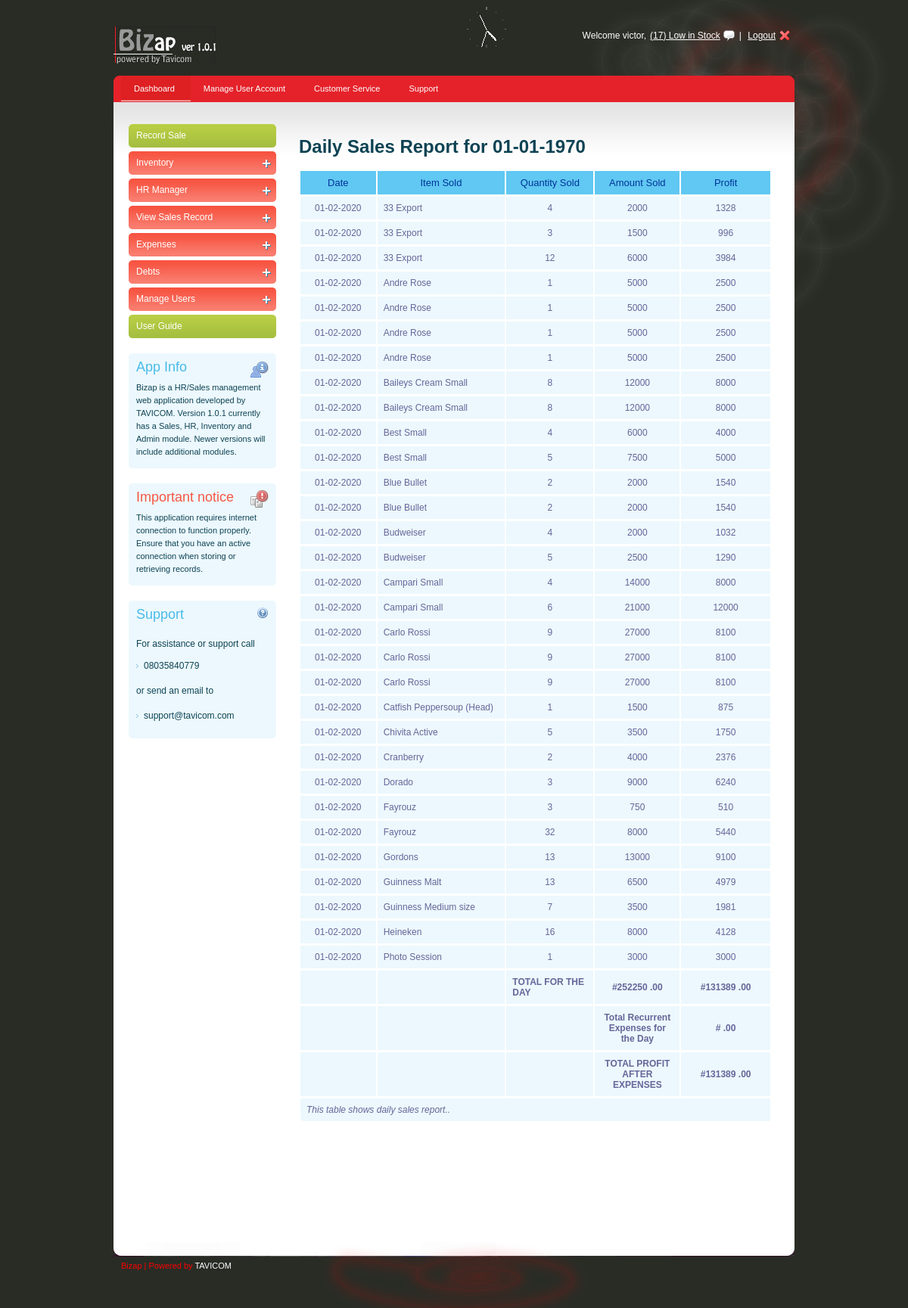
The page /salesreport.php?year=2020-02-01 (signed in) on the database its author committed.
### tables this page shows
CREATE TABLE IF NOT EXISTS `salesreport` (
  `item` varchar(100) NOT NULL,
  `qty` int(20) NOT NULL,
  `total` double NOT NULL,
  `fulldate` date NOT NULL,
  `profit` double NOT NULL
);

### salesreport.php (the view, shortened to what this page needs)
<?php session_start();
if(isset($_SESSION['validuser']))
{
	?>
<!DOCTYPE html PUBLIC "-//W3C//DTD XHTML 1.0 Transitional//EN" "http://www.w3.org/TR/xhtml1/DTD/xhtml1-transitional.dtd">
<html xmlns="http://www.w3.org/1999/xhtml">
<head>
<link rel="stylesheet" type="text/css" href="style.css" />
<link rel="stylesheet" type="text/css" media="all" href="niceforms-default.css" />
</head>
<body>
<div id="main_container">
	<?php include("header.inc");?>
    <div class="main_content">
                    <?php include("menunav.inc");?>
     <?php include("leftside.inc");?>
     <?php
	$dday = $_REQUEST['day'];
	$dmonth = $_REQUEST['month'];
	$dyear = $_REQUEST['year'];
	$fulldate = $dyear."-".$dmonth."-".$dday;
$fd = date($fulldate);
	$formattedfdate = date("d-m-Y", strtotime($fd));
	?>
    <div class="right_content">
     <h1>Daily Sales Report for <?php echo($formattedfdate); ?></h1>
<table id="rounded-corner" summary="">
    <thead>
    	<tr>
        	<th width="140" class="rounded" scope="col">Date</th>
            <th width="241" class="rounded" scope="col">Item Sold</th>
            <th width="150" class="rounded" scope="col">Quantity Sold</th>
            <th width="127" class="rounded" scope="col">Amount Sold</th><th width="157" class="rounded" scope="col">Profit</th>           </tr>
    </thead>
    <?php
 $query = "select * from  salesreport  where fulldate='$fd' order by item";
$results = mysql_query($query);
$noofrows = mysql_num_rows($results);
if($noofrows>0)
{
	while($row = mysql_fetch_array($results))
    {
	$originaldate = $row[3];
	$formatteddate = date("d-m-Y", strtotime($originaldate));
	echo("<tr><td align='center'>".$formatteddate."</td><td>".$row[0]."</td><td align='center'>".$row[1]."</td><td align='center'>".$row[2]."</td><td align='center'>".$row[4]."</td></tr>");
	}
}
?>
        <?php
		$query2 = "select SUM(total),SUM(profit) from salesreport where fulldate='$fd'";
		$results2 = mysql_query($query2);
$noofrows2 = mysql_num_rows($results2);
if($noofrows2>0)
{
	while($row = mysql_fetch_array($results2))
    {
	$rangetotal = $row[0];
	$rangeprofit = $row[1];
	}
}?>
 <?php
		$query2 = "select SUM(amount) from expenses where fulldate='$fd' AND typeofexpense='Recurrent'";
		$results2 = mysql_query($query2);
$noofrows2 = mysql_num_rows($results2);
if($noofrows2>0)
{
	while($row = mysql_fetch_array($results2))
    {
	$totalexp = $row[0];
		}
}?>
        <tr><td></td><td></td><td><strong>TOTAL FOR THE DAY</strong></td><td align="center"><strong>#<?php echo($rangetotal);?> .00</strong></td>
        <td align="center"><strong>#<?php echo($rangeprofit);?> .00</strong></td></tr>
         <tr><td></td><td></td>
        <td>&nbsp;</td>
        <td align="center"><strong>Total Recurrent Expenses for the Day</strong></td>
        <td align="center"><strong>#<?php echo($totalexp);?> .00</strong></td></tr>
        <tr><td></td><td></td>
        <td>&nbsp;</td>
        <?php
		$totalprof = $rangeprofit - $totalexp;
		?>
        <td align="center"><strong>TOTAL PROFIT AFTER EXPENSES</strong></td>
        <td align="center"><strong>#<?php echo($totalprof);?> .00</strong></td></tr>
        <tfoot>
    	<tr>
        	<td colspan="5" class="rounded-foot-left"><em>This table shows daily sales report..</em></td>
        	</tr>
    </tfoot>
</table>
    <h2><br />
      </h2>
    <h2>&nbsp;</h2>
    <h2>&nbsp;</h2>
    </div>
  </div>
    </div>
    <?php include("footer.inc");?>
</div>
</body>
</html>
<?php
}
else
{
header("Location: index3.php?message=You must login to use this software!!!");
				exit;
	}
 ?>

### style.css (style rules this page uses)
body { background:url(images/bg.jpg) no-repeat center top #310b28; font-family:Arial, Helvetica, sans-serif; padding:0; font-size:12px; margin:0 auto; color: #0e4354; }
h2 { font-size:18px; color:#256c89; font-weight:normal; padding:0px 0 15px 0; margin:0px; clear:both; }
#main_container { margin:0 auto; width:900px; padding:0px 0 0px 0; }
.main_content { margin:0 auto; width:900px; height:auto; padding:0px 0 50px 0; background:url(images/menu_bg.jpg) no-repeat center top #fff; }
.right_content { width:625px; float:left; padding:30px 0 0 30px; }
#rounded-corner th { padding: 8px; font-weight: normal; font-size: 13px; color: #039; background: #60c8f2; }
#rounded-corner td { padding: 8px; background: #ecf8fd; border-top: 1px solid #fff; color: #669; }
#rounded-corner tfoot td.rounded-foot-left { background: #ecf8fd url('images/botleft.jpg') left bottom no-repeat; }

### rows shown on the page
salesreport: fulldate "01-02-2020", item "33 Export", qty "4", total "2000", profit "1328"
salesreport: fulldate "01-02-2020", item "33 Export", qty "3", total "1500", profit "996"
salesreport: fulldate "01-02-2020", item "33 Export", qty "12", total "6000", profit "3984"
salesreport: fulldate "01-02-2020", item "Andre Rose", qty "1", total "5000", profit "2500"
salesreport: fulldate "01-02-2020", item "Andre Rose", qty "1", total "5000", profit "2500"
salesreport: fulldate "01-02-2020", item "Andre Rose", qty "1", total "5000", profit "2500"
salesreport: fulldate "01-02-2020", item "Andre Rose", qty "1", total "5000", profit "2500"
salesreport: fulldate "01-02-2020", item "Baileys Cream Small", qty "8", total "12000", profit "8000"
salesreport: fulldate "01-02-2020", item "Baileys Cream Small", qty "8", total "12000", profit "8000"
salesreport: fulldate "01-02-2020", item "Best Small", qty "4", total "6000", profit "4000"
salesreport: fulldate "01-02-2020", item "Best Small", qty "5", total "7500", profit "5000"
salesreport: fulldate "01-02-2020", item "Blue Bullet", qty "2", total "2000", profit "1540"
salesreport: fulldate "01-02-2020", item "Blue Bullet", qty "2", total "2000", profit "1540"
salesreport: fulldate "01-02-2020", item "Budweiser", qty "4", total "2000", profit "1032"
salesreport: fulldate "01-02-2020", item "Budweiser", qty "5", total "2500", profit "1290"
salesreport: fulldate "01-02-2020", item "Campari Small", qty "4", total "14000", profit "8000"
salesreport: fulldate "01-02-2020", item "Campari Small", qty "6", total "21000", profit "12000"
salesreport: fulldate "01-02-2020", item "Carlo Rossi", qty "9", total "27000", profit "8100"
salesreport: fulldate "01-02-2020", item "Carlo Rossi", qty "9", total "27000", profit "8100"
salesreport: fulldate "01-02-2020", item "Carlo Rossi", qty "9", total "27000", profit "8100"
salesreport: fulldate "01-02-2020", item "Catfish Peppersoup (Head)", qty "1", total "1500", profit "875"
salesreport: fulldate "01-02-2020", item "Chivita Active", qty "5", total "3500", profit "1750"
salesreport: fulldate "01-02-2020", item "Cranberry", qty "2", total "4000", profit "2376"
salesreport: fulldate "01-02-2020", item "Dorado", qty "3", total "9000", profit "6240"
salesreport: fulldate "01-02-2020", item "Fayrouz", qty "3", total "750", profit "510"
salesreport: fulldate "01-02-2020", item "Fayrouz", qty "32", total "8000", profit "5440"
salesreport: fulldate "01-02-2020", item "Gordons", qty "13", total "13000", profit "9100"
salesreport: fulldate "01-02-2020", item "Guinness Malt", qty "13", total "6500", profit "4979"
salesreport: fulldate "01-02-2020", item "Guinness Medium size", qty "7", total "3500", profit "1981"
salesreport: fulldate "01-02-2020", item "Heineken", qty "16", total "8000", profit "4128"
salesreport: fulldate "01-02-2020", item "Photo Session", qty "1", total "3000", profit "3000"

### other values the page prints
$currentuser "victor"
$mynoofrows "17"
$formattedfdate "01-01-1970"
$rangetotal "252250"
$rangeprofit "131389"
$totalprof "131389"
